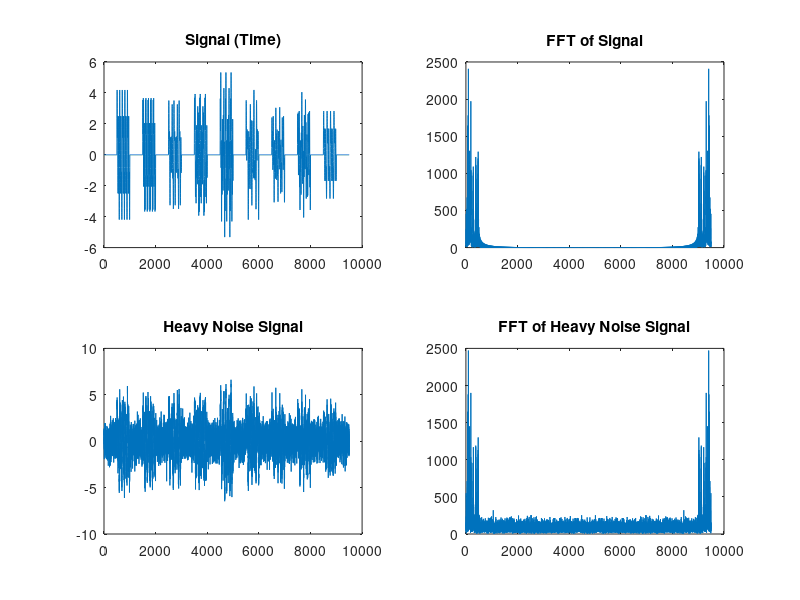

MATLAB code to generate this figure:
function fixed_encoder

%updated tanvir's code with user defined periods
%the first silent period is fixed to be 50 ms, but can be changed if needed
%we could also let the user define the amount of noise
%also removed harmonic noise

clear all
clc



num= '123456789';
LengthN = length(num);
DigitPeriod= [50 50 50 50 50 50 50 50 50];
SilentPeriod= [50 50 50 50 50 50 50 50 50];

%frequencies
List = [100 200 300; 100 200 400; 100 200 500; 100 150 300; 100 150 400; 
         100 150 500; 75 200 300; 75 200 400; 75 200 500; 75 150 300];
 %Initial Values
            Sampling = 10000; % sampling for sound must be atleast 8000
 %Initate variables         
            interval = 50e-3;
            N0 = floor(interval*Sampling);
            Signal = zeros(N0,1);   % Fill Array with Zeros
% generate signal for number number
     for i = 1: LengthN
          duration = DigitPeriod(i)*1e-3; % duration specified in prompt
          interval = SilentPeriod(i)*1e-3; % interval specified in prompt
          Ns = floor(duration*Sampling);  % signal
          N0 = floor(interval*Sampling);  % silence period
          %Array of Intervals:
         k = 1:Ns;
         number = str2double(num(i)); % convert string to doubles
         %Looks at the valyes in the List above to see which freqs need to
         %be added for the tone.
         Freq1 = List(number+1,1); 
         Freq2 = List(number+1,2);
         Freq3 = List(number+1,3);
         ToneSignal =(1+ rand(1))*(sin(2.*pi.*Freq1.*k./Sampling)...
             + sin(2.*pi.*Freq2.*k./Sampling)...
             + sin(2.*pi.*Freq3.*k./Sampling));  % maximal amplitude is 2
         %Creates a matrix to store all signals computed above into a
         %matrix, ":" operant makes the rows of the maxtrix columbs. and
         %then adds a zeros matrix to fill the "intervals".
         Signal = [Signal; ToneSignal(:); zeros(N0,1)];
     end
%create White Noise to Signal:
Heavy_Noise = awgn(Signal,.0005);

% Plot all signals Generated:
        figure
        
        subplot(2,2,1) % first subplot
        plot(Signal)
        title('Signal (Time)')

        subplot(2,2,2) % second subplot
        plot(abs(fft(Signal)))
        title('FFT of Signal')
 
        subplot(2,2,3) % third subplot
        plot(Heavy_Noise);
        title('Heavy Noise Signal')

        subplot(2,2,4) % fourth subplot
        plot(abs(fft(Heavy_Noise)));
        title('FFT of Heavy Noise Signal')
        
% %Generate Sound for all signals 1) Normal, 2) Noisy 3) heavily Noisy
%   prompt='press any key to hear original tone'
%         pause;
%         sound(Signal, Sampling)
%   prompt='press any key to hear noisy tone'
%         pause;
%         sound(Light_Noise, Sampling)
%   prompt='press any key to hear heavily noisy tone'
%         pause;
%         sound(Heavy_Noise, Sampling)
%   prompt='end of encoder sequence'